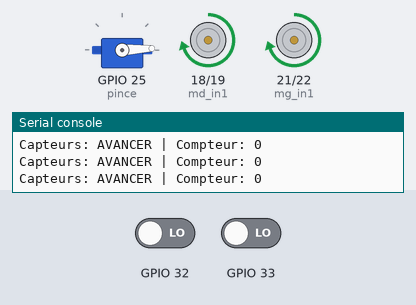
Bench run of a program on a simulated ESP32 board running MicroPython. Shown: servo, motor-driver pin pairs drawn as motors (green arrow = first pin HIGH = forward, orange = second pin HIGH = backward, longer = more drive, scaled by the enable pin), the last lines printed to the serial console. Inputs (shaded band) come from the test bench; at power-on: GPIO 32 LOW, GPIO 33 LOW. Servo angles are drawn from the pulse width (0.5 ms = 0°, 2.5 ms = 180°).

Above: at 1.2 s.
1.3 s: GPIO 32 driven HIGH
At 1.47 s:
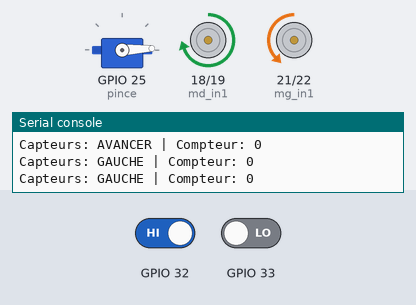
4.3 s: GPIO 33 driven HIGH
At 5.4 s:
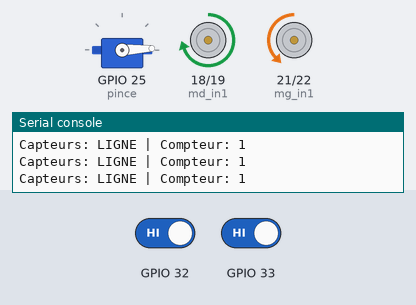
5.9 s: GPIO 32 driven LOW
At 6.12 s:
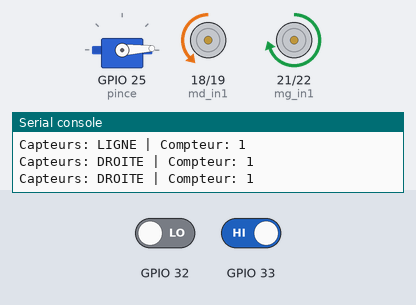
8.9 s: GPIO 33 driven LOW
Timing chart, 0 to 11.5 s (numbered marks = the images above; inputs shaded):
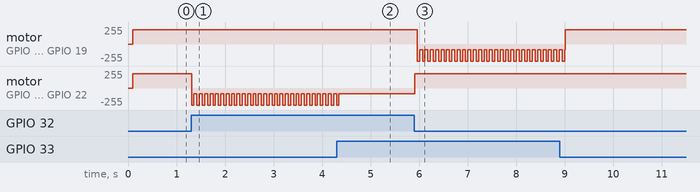

Measured:
- after the input at 1.3 s, motor on GPIO 21 (mg_in1) / GPIO 22 (mg_in2): alternates backward 255/255 for 0.05 s and backward 89/255 for 0.06 s, starting at once
- after the input at 4.3 s, motor on GPIO 21 (mg_in1) / GPIO 22 (mg_in2): goes on until 4.3 s, then stays backward 89/255
- after the input at 5.9 s, motor on GPIO 18 (md_in1) / GPIO 19 (md_in2): alternates backward 255/255 for 0.05 s and backward 89/255 for 0.06 s, starting after 0.06 s; motor on GPIO 21 (mg_in1) / GPIO 22 (mg_in2): backward 89/255 → forward 213/255 at once

The program:

tour.py
```python
from machine import Pin, PWM
from time import sleep, ticks_ms, ticks_diff
from suiveur import SuiveurLigne
from moteur import Moteur
from servo import Servo

# === INIT ===

# Moteur gauche
mg_in1 = Pin(21, Pin.OUT)
mg_in2 = Pin(22, Pin.OUT)
mg_pwm = PWM(Pin(23))
mg_pwm.freq(1000)

# Moteur droit
md_in1 = Pin(18, Pin.OUT)
md_in2 = Pin(19, Pin.OUT)
md_pwm = PWM(Pin(5))
md_pwm.freq(1000)

moteur_g = Moteur(mg_in1, mg_in2, mg_pwm)
moteur_d = Moteur(md_in1, md_in2, md_pwm)

pince = Servo(25)
suiveur = SuiveurLigne(32, 33)

# === VARIABLES ===
compteur = 0
ligne_detectee = False
last_etat = ""
last_switch_time = ticks_ms()

# === Fonction pince séquence ===
def sequence_pince():
    print("🔓 Ouverture pince")
    pince.ouvrir()
    sleep(1)
    print("🔐 Fermeture pince")
    pince.fermer()

# === LOOP ===
while compteur < 11:
    etat = suiveur.etat()
    print("Capteurs:", etat, "| Compteur:", compteur)

    # Détection de passage rapide gauche ↔ droite
    now = ticks_ms()
    delay = ticks_diff(now, last_switch_time)

    if (etat == "GAUCHE" and last_etat == "DROITE") or (etat == "DROITE" and last_etat == "GAUCHE"):
        if delay < 300:
            if not ligne_detectee:
                compteur += 1
                ligne_detectee = True
                print("⚡ Ligne détectée par oscillation rapide GAUCHE ↔ DROITE | Total:", compteur)
                moteur_g.stop()
                moteur_d.stop()
                sleep(0.3)
    last_etat = etat
    last_switch_time = now

    # Comportement normal de suivi
    if etat == "AVANCER":
        moteur_g.forward(80)
        moteur_d.forward(80)
    elif etat == "GAUCHE":
        moteur_g.backward(20)
        sleep(0.05)  # pause rapide pour éviter conflit
        moteur_d.forward(80)
    elif etat == "DROITE":
        moteur_g.forward(80)
        sleep(0.05)
        moteur_d.backward(20)
    elif etat == "LIGNE":
        if not ligne_detectee:
            compteur += 1
            ligne_detectee = True
            print("🟩 Ligne verticale détectée | Total:", compteur)

            if compteur == 5 or compteur == 10:
                moteur_g.stop()
                moteur_d.stop()
                sequence_pince()
    else:
        moteur_g.forward(80)
        moteur_d.forward(80)

    # Réinit détection de ligne
    if etat != "LIGNE":
        ligne_detectee = False

    sleep(0.01)

# === FIN ===
print("✅ Fin du tour. Total lignes:", compteur)
moteur_g.stop()
moteur_d.stop()
```

suiveur.py
```python
from machine import Pin

class SuiveurLigne:
    def __init__(self, pin_gauche, pin_droite):
        self.ir_gauche = Pin(pin_gauche, Pin.IN)
        self.ir_droite = Pin(pin_droite, Pin.IN)

    def lire(self):
        return (self.ir_gauche.value(), self.ir_droite.value())

    def etat(self):
        g, d = self.lire()
        if g == 0 and d == 0:
            return "AVANCER"
        elif g == 0 and d == 1:
            return "DROITE"
        elif g == 1 and d == 0:
            return "GAUCHE"
        elif g == 1 and d == 1:
            return "LIGNE"
        else:
            return "ERREUR"
```

moteur.py
```python
from machine import Pin, PWM
from time import sleep

class Moteur:
    def __init__(self, in1, in2, en_pwm, min_duty=200, max_duty=1023):
        self.in1 = Pin(in1, Pin.OUT)
        self.in2 = Pin(in2, Pin.OUT)
        self.pwm = PWM(Pin(en_pwm), freq=1000)
        self.min_duty = min_duty
        self.max_duty = max_duty

    def forward(self, speed):
    # Impulsion de démarrage si speed est bas
        if speed < 50:
            self.pwm.duty(self._duty_cycle(100))
            self.in1.value(1)
            self.in2.value(0)
            sleep(0.05)  # courte impulsion à pleine puissance

        self.pwm.duty(self._duty_cycle(speed))
        self.in1.value(1)
        self.in2.value(0)

    def backward(self, speed):
        if speed < 50:
            self.pwm.duty(self._duty_cycle(100))
            self.in1.value(0)
            self.in2.value(1)
            sleep(0.05)

        self.pwm.duty(self._duty_cycle(speed))
        self.in1.value(0)
        self.in2.value(1)

    def stop(self):
        self.pwm.duty(0)
        self.in1.value(0)
        self.in2.value(0)

    def _duty_cycle(self, speed):
        speed = max(1, min(speed, 100))  # clamp
        return int(self.min_duty + (self.max_duty - self.min_duty) * ((speed - 1) / 99))
```

servo.py
```python
from machine import Pin, PWM
from time import sleep

class Servo:
    def __init__(self, pin):
        self.pin_number = pin  # ✅ stocke le numéro du pin pour réactivation
        self.pwm = PWM(Pin(pin), freq=50)
        sleep(0.1)
        self.angle(2)  # Par défaut : fermé à 2°

    def angle(self, degrees):
        # Convertit l'angle (0 à 180) en duty entre 1 et 128
        duty = int((degrees / 180) * 102 + 26)
        duty = min(max(duty, 1), 128)
        self.pwm.duty(duty)

    def ouvrir(self):
        self._reactiver_pwm()
        self.angle(15)  # ✅ Ouvrir à 15°
        sleep(1)
        self.off()

    def fermer(self):
        self._reactiver_pwm()
        self.angle(2)  # ✅ Fermer à 2°
        sleep(1)
        self.off()

    def off(self):
        self.pwm.deinit()

    def _reactiver_pwm(self):
        self.pwm = PWM(Pin(self.pin_number), freq=50)  # ✅ Corrigé avec self.pin_number
```
